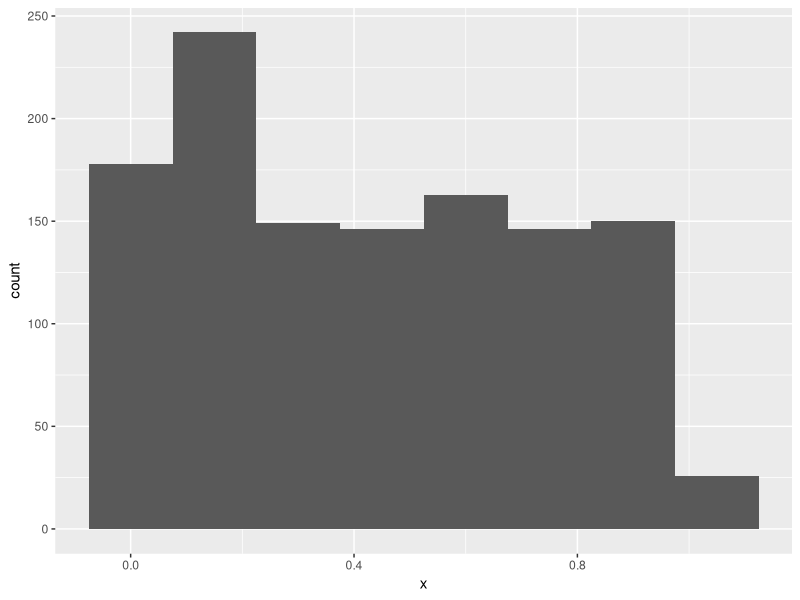
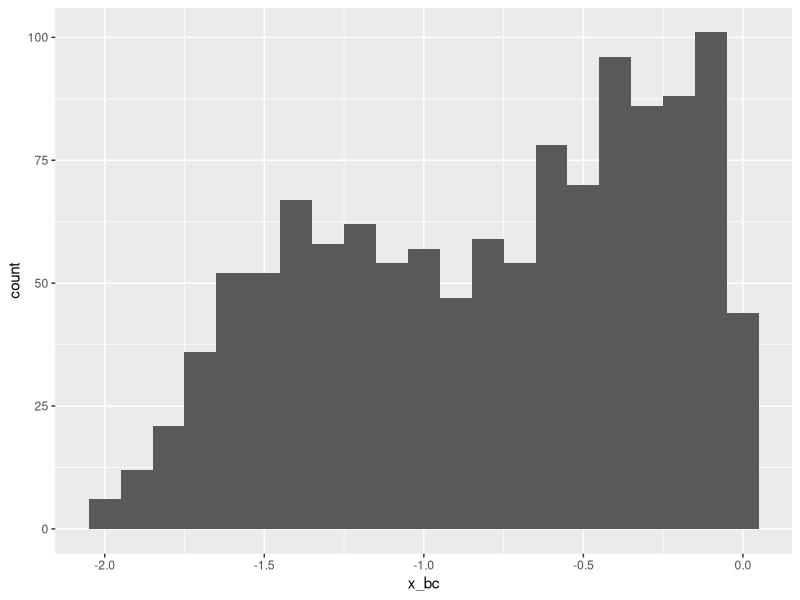
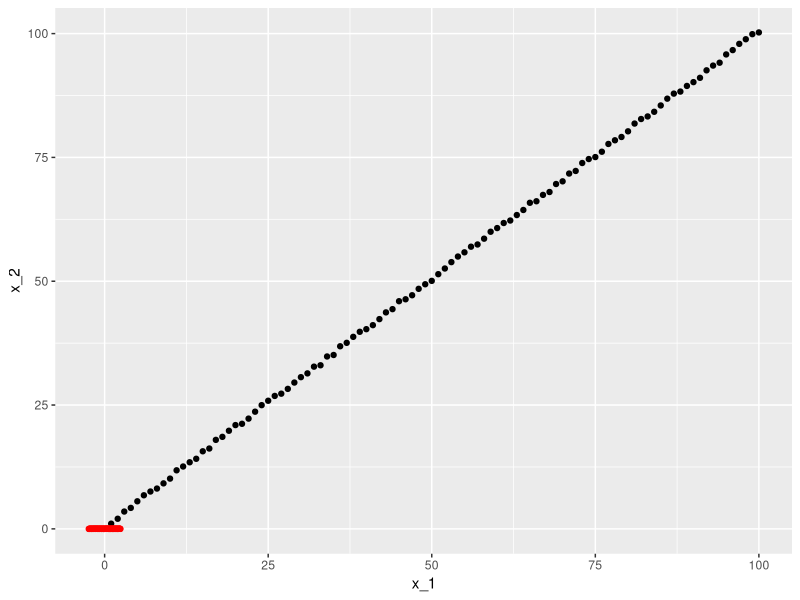
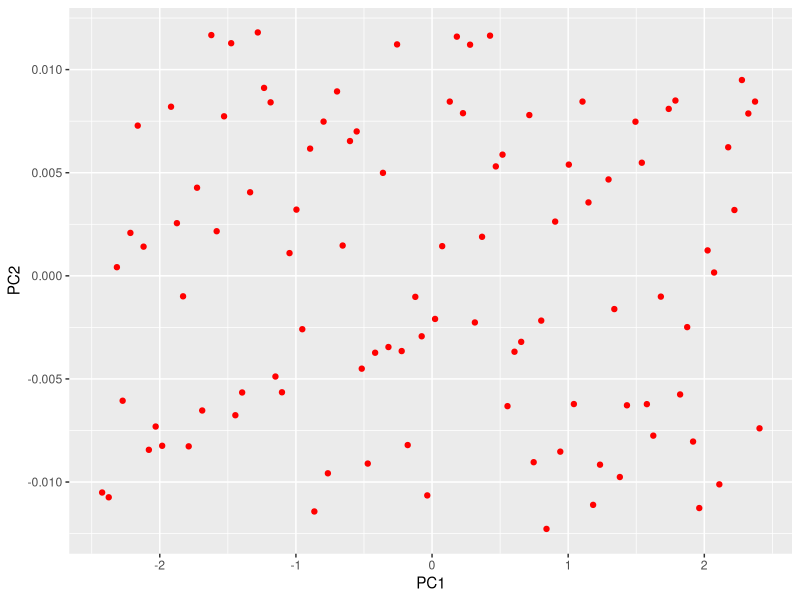

Reproduce these figures in R, in order.
#Center Scale
x <- c(1,2,3,4,5,6,7,8,9,10)
x_cs <- scale(x, center = TRUE, scale = TRUE)
x_cs <- scale(x)
print(x_cs)
attributes(x_cs)
attr(x_cs, 'dim')
attr(x_cs, 'scaled:center')
attr(x_cs, 'scaled:scale')
attr(x_cs, 'col_name') <- 'sample'

#Box Cox
# install.packages('caret')
# install.packages('e1071')
library(caret)
x <- c(runif(1000), .1*runif(100), .2*runif(100))
ggplot() + aes(x) + geom_histogram(binwidth = .15)
bc <- BoxCoxTrans(x)
x_bc <- predict(bc, x)
ggplot() + aes(x_bc) + geom_histogram(binwidth = .1)

#PCA
x_1 <- seq(100)
x_2 <- seq(100) + runif(100)
data <- cbind(x_1, x_2)
plot_1 <- ggplot(data = as.data.frame(data)) + geom_point(mapping=aes(x=x_1, y = x_2))
PCA_obj <- prcomp(data, center = TRUE, scale = TRUE)
attributes(PCA_obj)
PCA_obj$x %*% t(PCA_obj$rotation)
t(PCA_obj$x[,1]) %*% PCA_obj$x[,2]
cor(PCA_obj$x)
percent_variance <- PCA_obj$sdev^2 / sum(PCA_obj$sdev^2)
PCA_obj$rotation
plot_1 + geom_point(data = as.data.frame(PCA_obj$x), mapping = aes(x = PC1, y = PC2), color = 'red')
ggplot() + geom_point(data = as.data.frame(PCA_obj$x), mapping = aes(x = PC1, y = PC2), color = 'red')



